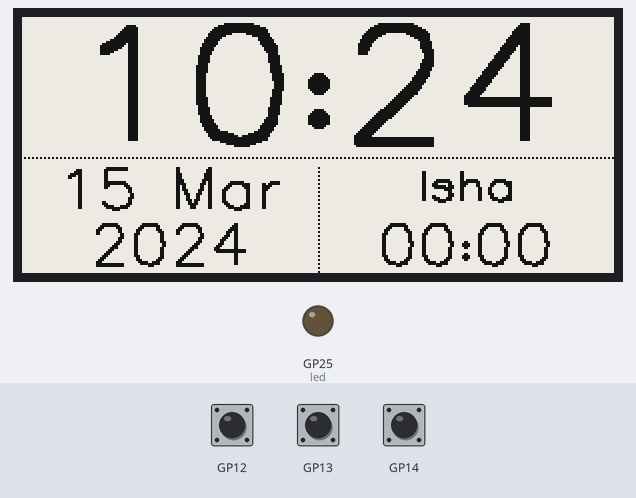
The program below on a simulated Raspberry Pi Pico running MicroPython. On the bench: 296×128 one-colour display, output pins drawn as LEDs (lit = HIGH). The inputs (shaded band) are chosen by the test bench. WiFi joins after 1.5 s; the clock reads 2024-03-15 10:24:30 at power-on unless the program sets it; values from a settings file that is not in the repository are placeholders; web requests get an empty 200 reply after 0.4 s; what the program prints to the serial console is not drawn.

Above: at 11.0 s.
11.1 s: button B pressed for 0.15 s
At 13.5 s:
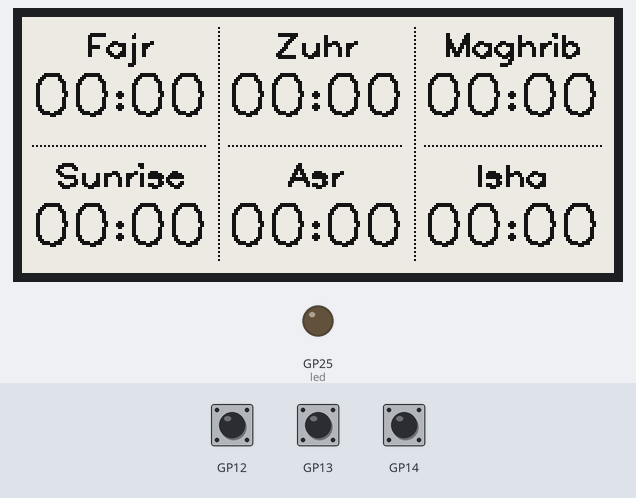
14.2 s: button C pressed for 0.15 s
At 15.8 s:
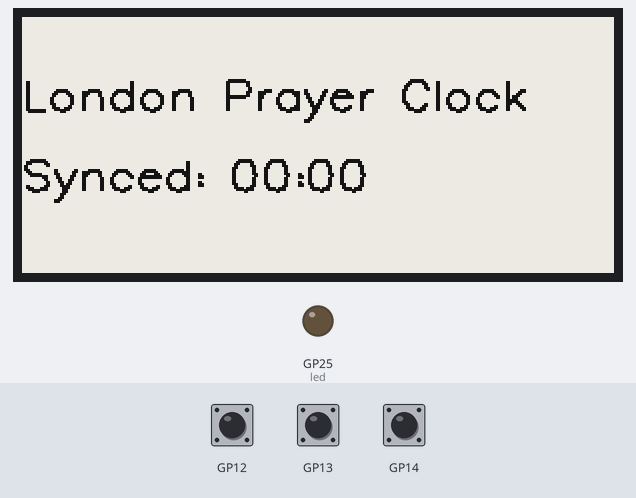
16.5 s: button C pressed for 1 s
At 18.6 s:
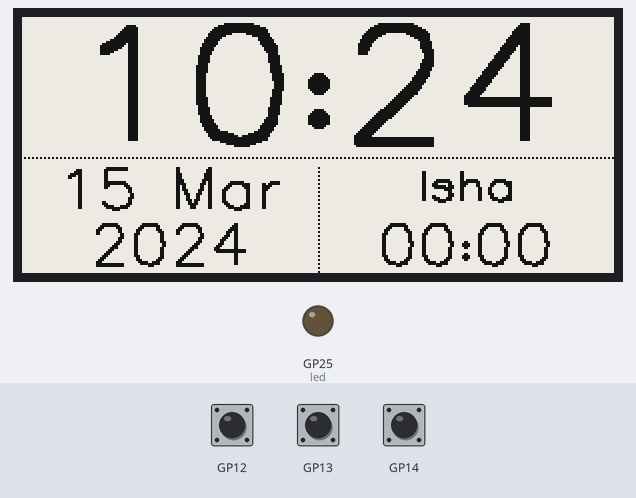
19.0 s: button C pressed for 3.2 s
At 20.7 s:
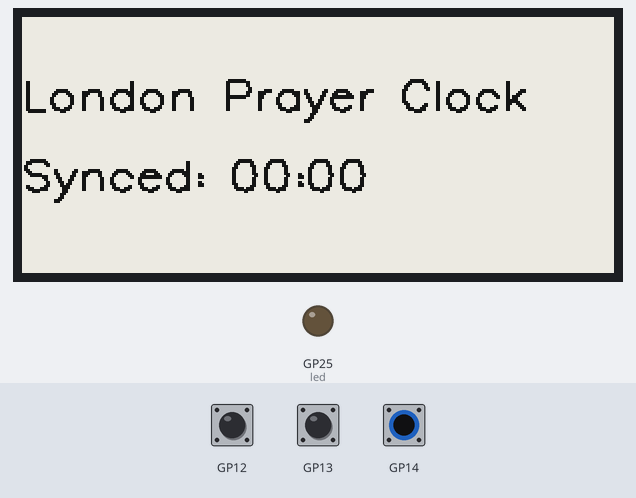
Timing chart, 0 to 22.2 s (numbered marks = the images above; inputs shaded):
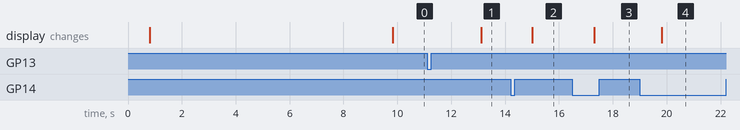

The program:

main.py
```python
from machine import Pin, RTC
import time
import network
import socket
import urequests
import struct
from picographics import PicoGraphics, DISPLAY_INKY_PACK
import config

display = PicoGraphics(display=DISPLAY_INKY_PACK)
led = Pin("LED", Pin.OUT)

button_a = Pin(12, Pin.IN, pull=Pin.PULL_UP)
button_b = Pin(13, Pin.IN, pull=Pin.PULL_UP)
button_c = Pin(14, Pin.IN, pull=Pin.PULL_UP)

WIDTH, HEIGHT = display.get_bounds()
display.set_update_speed(2)
display.set_font("sans")

NTP_DELTA = 2208988800
host = "uk.pool.ntp.org"
SSID = config.SSID
PWD = config.PWD
API_URL = getattr(
    config,
    "API_URL",
    f"https://www.londonprayertimes.com/api/times/?format=json&key={config.APIKEY}&24hours=true",
)

rtc = RTC()

synced_today = False
drawn_on_change = True
current_state = 0
last_synced = [0, 0]
last_prayer_fetch_date = None
last_prayer_fetch_attempt = None
last_time_sync_attempt = None
last_midnight_sync_date = None
last_minute = None
salah_names = ["Fajr", "Sunrise", "Zuhr", "Asr", "Maghrib", "Isha"]


def connect(ssid, password, timeout=60):
    wlan = network.WLAN(network.STA_IF)
    wlan.active(True)
    if wlan.isconnected():
        return wlan

    try:
        wlan.disconnect()
        time.sleep(1)
    except AttributeError:
        pass

    wlan.connect(ssid, password)
    last_status = None
    for elapsed in range(timeout):
        if wlan.isconnected():
            ip = wlan.ifconfig()[0]
            print(f"Connected on {ip}")
            return wlan

        try:
            last_status = wlan.status()
        except AttributeError:
            pass

        if last_status == -3:
            raise OSError("WiFi connection failed: wrong password")

        print(f"Waiting for connection... status={last_status}")
        if last_status is not None and last_status < 0 and elapsed % 10 == 9:
            try:
                wlan.disconnect()
                time.sleep(1)
            except AttributeError:
                pass
            wlan.connect(ssid, password)

        time.sleep(1)

    raise OSError(f"WiFi connection timed out: status={last_status}")


def weekday(year, month, day):
    offsets = [0, 3, 2, 5, 0, 3, 5, 1, 4, 6, 2, 4]
    if month < 3:
        year -= 1
    return (year + year // 4 - year // 100 + year // 400 + offsets[month - 1] + day) % 7


def days_in_month(year, month):
    if month == 2:
        if year % 400 == 0 or (year % 4 == 0 and year % 100 != 0):
            return 29
        return 28
    if month in [4, 6, 9, 11]:
        return 30
    return 31


def last_sunday(year, month):
    last_day = days_in_month(year, month)
    return last_day - weekday(year, month, last_day)


def is_daylight_savings(current_time):
    year = current_time[0]
    month = current_time[1]
    day = current_time[2]
    hour = current_time[3]

    if month in [11, 12, 1, 2]:
        return False
    if month in [4, 5, 6, 7, 8, 9]:
        return True
    if month == 3:
        start_day = last_sunday(year, 3)
        return day > start_day or (day == start_day and hour >= 1)
    if month == 10:
        end_day = last_sunday(year, 10)
        return day < end_day or (day == end_day and hour < 1)
    return False


def set_time():
    global synced_today
    NTP_QUERY = bytearray(48)
    NTP_QUERY[0] = 0x1B
    addr = socket.getaddrinfo(host, 123)[0][-1]
    s = socket.socket(socket.AF_INET, socket.SOCK_DGRAM)
    try:
        s.settimeout(1)
        res = s.sendto(NTP_QUERY, addr)
        msg = s.recv(48)
    finally:
        s.close()
    val = struct.unpack("!I", msg[40:44])[0]
    t = val - NTP_DELTA
    tm = time.gmtime(t)
    is_bst = is_daylight_savings(tm)
    if is_bst:
        tm = time.gmtime(t + 3600)
    rtc.datetime((tm[0], tm[1], tm[2], tm[6] + 1, tm[3], tm[4], tm[5], 0))
    synced_today = True
    return True


def get_salah_times(max_retries=3):
    for attempt in range(max_retries):
        response = None
        try:
            connect(SSID, PWD)
            response = urequests.get(API_URL)
            times = response.json()
            return [
                [int(x) for x in times["fajr"].split(":")],
                [int(x) for x in times["sunrise"].split(":")],
                [int(x) for x in times["dhuhr"].split(":")],
                [int(x) for x in times["asr_2"].split(":")],
                [int(x) for x in times["magrib"].split(":")],
                [int(x) for x in times["isha"].split(":")],
            ]
        except Exception as exc:
            print(f"Prayer time fetch failed: {exc}")
            if attempt < max_retries - 1:
                time.sleep(2)
        finally:
            if response is not None:
                response.close()
    return None


def refresh_salah_times(fetch_date, fetch_time):
    global salah_times, next_salah, last_prayer_fetch_date, last_synced

    fetched_times = get_salah_times()
    if fetched_times is None:
        return False

    salah_times = fetched_times
    next_salah = get_next_salah(fetch_time, salah_times)
    last_prayer_fetch_date = fetch_date[:]
    last_synced = fetch_time[:]
    return True


def get_next_salah(current_t, s_times):
    for s in s_times:
        if s[0] > current_t[0]:
            return s
        if s[0] == current_t[0]:
            if s[1] >= current_t[1]:
                return s
    return s_times[0]


def title_case(string):
    return string[0].upper() + string[1:]


def draw_clock(date, time, salah_times, next_salah, salah_names):
    global current_state, last_synced

    if current_state != 2:
        months = {
            1: "Jan",
            2: "Feb",
            3: "Mar",
            4: "Apr",
            5: "May",
            6: "Jun",
            7: "Jul",
            8: "Aug",
            9: "Sep",
            10: "Oct",
            11: "Nov",
            12: "Dec",
        }
        print_time = "{:02}:{:02}".format(time[0], time[1])
        print_date = "{:02} {}".format(date[2], months[date[1]])
        print_year = "{:04}".format(date[0])
        print_salah_time = "{:02}:{:02}".format(next_salah[0], next_salah[1])
        try:
            salah_time_str = ["{:02}:{:02}".format(i[0], i[1]) for i in salah_times]
            print_salah_name = title_case(
                str(
                    {
                        salah_time_str[i]: salah_names[i]
                        for i in range(len(salah_names))
                    }[print_salah_time]
                )
            )
        except:
            print_salah_name = "Fajr"

    def screen_0():
        time_scale = 2.8
        date_scale = 1
        year_scale = 1
        salah_time_scale = 1
        salah_name_scale = 0.8

        main_time_width = display.measure_text(print_time, time_scale)
        date_width = display.measure_text(print_date, date_scale)
        year_width = display.measure_text(print_year, year_scale)
        salah_time_width = display.measure_text(print_salah_time, salah_time_scale)
        salah_name_width = display.measure_text(print_salah_name, salah_name_scale)

        display.set_thickness(5)
        display.set_pen(15)
        display.clear()
        display.set_pen(5)
        display.line(0, 70, WIDTH, 70)
        display.line(WIDTH // 2, 75, WIDTH // 2, HEIGHT)
        display.set_pen(0)
        display.text(
            print_time, (WIDTH // 2) - (main_time_width // 2), 37, scale=time_scale
        )

        display.set_thickness(2)
        display.text(
            print_date,
            (WIDTH // 4) - (date_width // 2),
            87,
            scale=date_scale,
            spacing=1,
        )
        display.text(
            print_year, (WIDTH // 4) - (year_width // 2), 115, scale=year_scale
        )

        display.text(
            print_salah_time,
            (WIDTH - (WIDTH // 4)) - (salah_time_width // 2),
            115,
            scale=salah_time_scale,
        )
        display.text(
            print_salah_name,
            (WIDTH - (WIDTH // 4)) - (salah_name_width // 2),
            85,
            scale=salah_name_scale,
        )

        display.update()

    def screen_1():
        display.set_thickness(5)
        display.set_pen(15)
        display.clear()
        display.set_pen(5)
        display.line((WIDTH // 3), 5, (WIDTH // 3), (HEIGHT - 5))
        display.line(2 * (WIDTH // 3), 5, 2 * (WIDTH // 3), (HEIGHT - 5))
        display.line(5, (HEIGHT // 2), (WIDTH // 3) - 5, HEIGHT // 2)
        display.line((WIDTH // 3) + 5, HEIGHT // 2, (2 * (WIDTH // 3)) - 5, HEIGHT // 2)
        display.line((2 * (WIDTH // 3)) + 5, HEIGHT // 2, WIDTH - 5, HEIGHT // 2)

        salah_name_scale = 0.6
        salah_time_scale = 1
        salah_name_widths = []

        for i in salah_names:
            salah_name_widths.append(display.measure_text(i, salah_name_scale))

        salah_time_str = ["{:02}:{:02}".format(i[0], i[1]) for i in salah_times]

        xs = [WIDTH // 3, 2 * (WIDTH // 3), WIDTH]
        ys = [15, 80]

        display.set_pen(0)
        display.set_thickness(2)

        count = 0

        for x in range(1, 4):
            for y in ys:
                display.text(
                    salah_names[count],
                    (x * (WIDTH // 3) - (WIDTH // 6)) - (salah_name_widths[count] // 2),
                    y,
                    scale=salah_name_scale,
                )
                display.text(
                    salah_time_str[count],
                    (x * (WIDTH // 3) - (WIDTH // 6))
                    - (
                        display.measure_text(salah_time_str[count], salah_time_scale)
                        // 2
                    ),
                    y + 25,
                    scale=salah_time_scale,
                )
                count += 1

        display.update()

    def screen_2():
        display.set_thickness(5)
        display.set_pen(15)
        display.clear()
        display.set_pen(0)

        synced_str = "Synced: {:02}:{:02}".format(last_synced[0], last_synced[1])
        left_scale = 0.8
        display.set_thickness(2)

        display.text("London Prayer Clock", 0, 40, scale=left_scale)
        display.text(synced_str, 0, 80, scale=left_scale)

        display.update()

    if current_state == 0:
        screen_0()
    elif current_state == 1:
        screen_1()
    elif current_state == 2:
        screen_2()


def get_time():
    year, month, day, wd, hour, minute, second, _ = rtc.datetime()
    return [year, month, day], [hour, minute, second]


def button(pin):
    global \
        current_state, \
        drawn_on_change, \
        date, \
        clock_time, \
        salah_times, \
        next_salah, \
        last_synced, \
        last_prayer_fetch_date, \
        last_prayer_fetch_attempt
    if current_state == 0:
        drawn_on_change = False
        if pin == button_b:
            display.set_update_speed(1)
            current_state = 1
        if pin == button_c:
            current_state = 2
    elif current_state == 1:
        drawn_on_change = False
        if pin == button_a:
            current_state = 0
            display.set_update_speed(2)
        if pin == button_c:
            current_state = 2
            display.set_update_speed(2)
    elif current_state == 2:
        if pin == button_b:
            date, clock_time = get_time()
            last_prayer_fetch_attempt = None
            refresh_salah_times(date, clock_time)
            draw_clock(date, clock_time, salah_times, next_salah, salah_names)

        if pin == button_c:
            display.set_update_speed(2)
            drawn_on_change = False
            current_state = 0


button_a.irq(trigger=Pin.IRQ_FALLING, handler=button)
button_b.irq(trigger=Pin.IRQ_FALLING, handler=button)
button_c.irq(trigger=Pin.IRQ_FALLING, handler=button)


date, clock_time = [1, 1, 1], [0, 0, 0]
salah_times = [[0, 0] for _ in range(6)]
next_salah = [0, 0]
last_synced = [0, 0, 0]


def sync(max_retries=5):
    global synced_today, date, clock_time
    try:
        connect(SSID, PWD)
    except Exception as exc:
        print(f"WiFi sync connection failed: {exc}")
        return False

    for _ in range(max_retries):
        try:
            set_time()
            date, clock_time = get_time()
            return True
        except Exception as exc:
            print(f"NTP sync failed: {exc}")
            time.sleep(2)

    date, clock_time = get_time()
    return False


def main():
    global \
        synced_today, \
        current_state, \
        drawn_on_change, \
        date, \
        clock_time, \
        salah_times, \
        next_salah, \
        last_prayer_fetch_date, \
        last_prayer_fetch_attempt, \
        last_time_sync_attempt, \
        last_midnight_sync_date, \
        last_minute

    draw_clock([1, 1, 1], [0, 0, 0], [[0, 0] for _ in range(6)], [0, 0], salah_names)

    sync()

    refresh_salah_times(date, clock_time)
    next_salah = get_next_salah(clock_time, salah_times)

    draw_clock(date, clock_time, salah_times, next_salah, salah_names)
    last_minute = date + clock_time[:2]
    while True:
        time.sleep(0.01)
        date, clock_time = get_time()
        current_minute = date + clock_time[:2]
        minute_changed = current_minute != last_minute
        salah_refreshed = False

        if minute_changed:
            last_minute = current_minute[:]
            fetch_attempt = current_minute
            if date != last_prayer_fetch_date and fetch_attempt != last_prayer_fetch_attempt:
                last_prayer_fetch_attempt = fetch_attempt
                salah_refreshed = refresh_salah_times(date, clock_time)

            next_salah = get_next_salah(clock_time, salah_times)

            if synced_today == False and fetch_attempt != last_time_sync_attempt:
                last_time_sync_attempt = fetch_attempt
                sync()

        if current_state == 0:
            if drawn_on_change == False or minute_changed:
                draw_clock(date, clock_time, salah_times, next_salah, salah_names)
                drawn_on_change = True
        if current_state == 1 or current_state == 2:
            if drawn_on_change == False or salah_refreshed:
                draw_clock(date, clock_time, salah_times, next_salah, salah_names)
                drawn_on_change = True
        if clock_time[0] == 0 and clock_time[1] == 0 and date != last_midnight_sync_date:
            last_midnight_sync_date = date[:]
            synced_today = False
            last_time_sync_attempt = date + clock_time[:2]
            sync()


main()
```

Measured:
- after the input at 11.1 s, the display: changes after 2.0 s (image 1)
- after the input at 14.2 s, the display: changes after 0.81 s (image 2)
- after the input at 16.5 s, the display: changes after 0.81 s (image 3)
- after the input at 19.0 s, the display: changes after 0.81 s (image 4)
